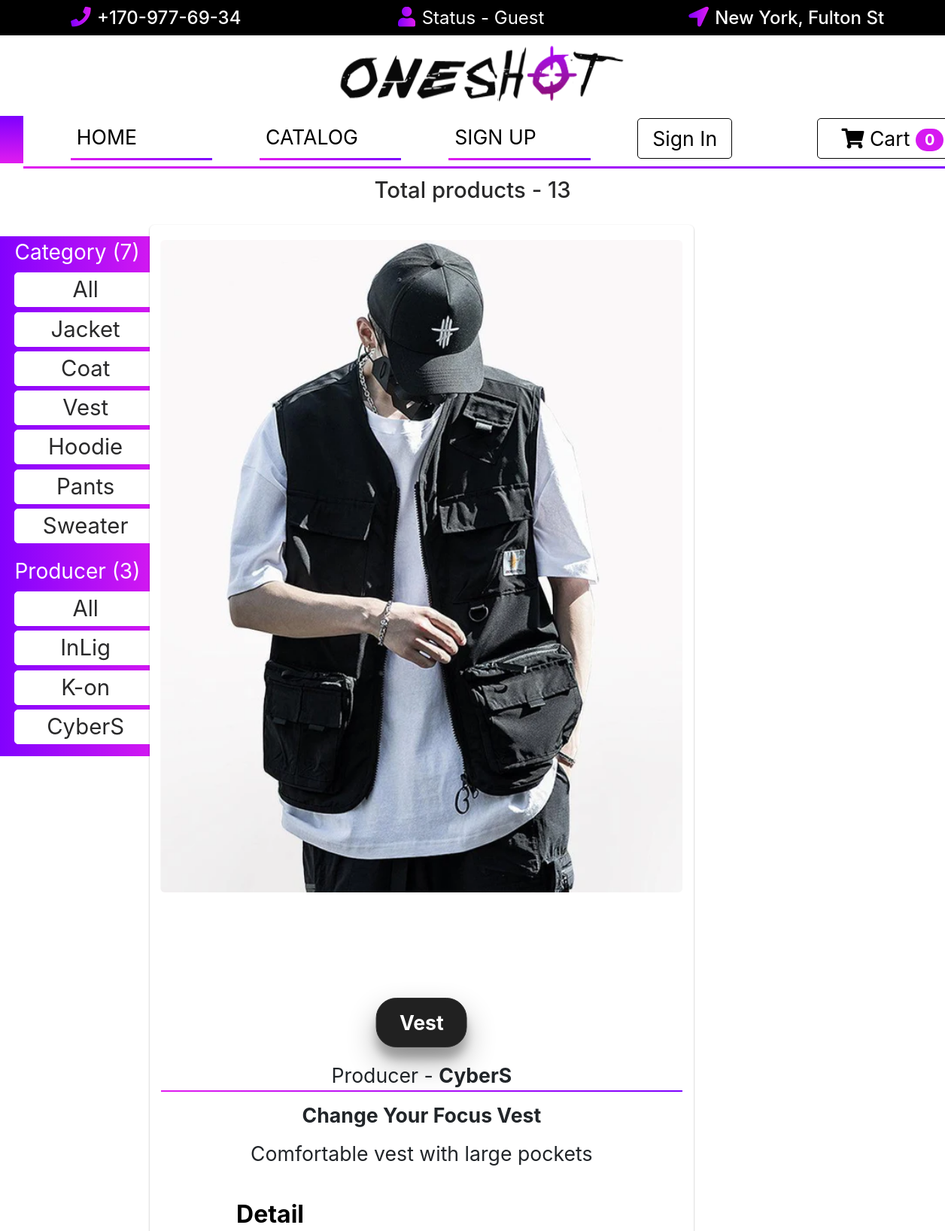
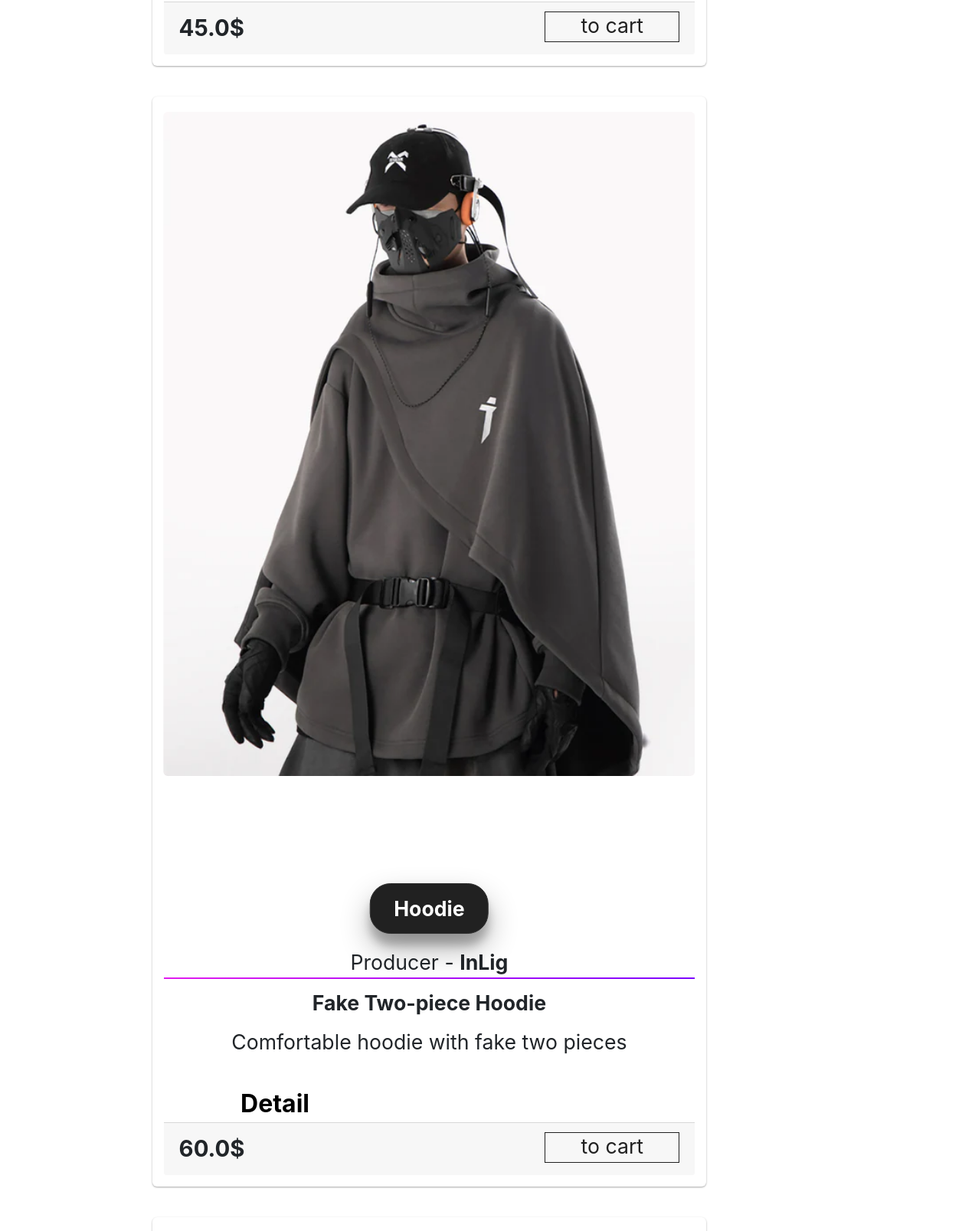
Page /catalog/?page=2 (upper part) on the committed database (2 pictures, top to bottom).
### catalog/models.py (models this page shows, shortened)
class Product(models.Model):
    name = models.CharField(max_length=100)
    about = models.TextField(max_length=500)
    color = models.TextField(max_length=500, default="None")
    size = models.TextField(max_length=500, default='None')
    category = models.ForeignKey(Category, on_delete=models.CASCADE)          # Встановлюємо зв'язок між класами
    producer = models.ForeignKey(Producer, on_delete=models.CASCADE)          # Товар - Виробник - Категорія
    photo = models.FileField(upload_to='products/')
    price = models.FloatField()
    sort_by = models.CharField(max_length=100, default='None')

class Category(models.Model):
    name = models.CharField(max_length=100, unique=True)
    def __str__(self) -> str:
        return str(self.name)

class Producer(models.Model):
    name = models.CharField(max_length=100, unique=True)
    def __str__(self) -> str:
        return str(self.name)

### catalog/views.py (the view)
# urls.py: path('', index),
def index(request):
    transit_data = dict()
    transit_data['title'] = 'Каталог'
    all_products = Product.objects.all()
    transit_data['all_products'] = all_products
    all_category = Category.objects.all()
    transit_data['all_categories'] = all_category
    all_producer = Producer.objects.all()
    transit_data['all_producers'] = all_producer
    all_orders = Order.objects.filter(user_id=request.user.id)
    transit_data['user_orders'] = all_orders                                            # Відображення кошика
    transit_data['user_orders']: Order.objects.filter(user_id=request.user.id)
    products_count = len(all_products)  # Рахуємо кількість об'ектів у кожній моделі
    producer_count = len(all_producer)
    category_count = len(all_category)
    transit_data['products_count'] = len(all_products)
    transit_data['producer_count'] = len(all_producer)
    transit_data['category_count'] = len(all_category)
    paginator = Paginator(all_products, 8)
    page_number = request.GET.get('page')
    page_obj = paginator.get_page(page_number)
    transit_data['page_obj'] = page_obj
    return render(request, 'catalog/index.html', context=transit_data)

### templates/catalog/index.html (shortened to what this page needs)
{% extends '_layouts/base.html' %}
{% load static %}
{% block store %}
<h1 class="total-products">Total products - {{ products_count }}</h1>
  <div class="fil">
      <ul class="fil-div-1">
        <li class="filter-main" data-f="all">Category ({{ category_count }})</li><br>
        <li class="filter-li" data-f="all">All</li><br>
        <li class="filter-li" data-f="Jacket">Jacket</li><br>
        <li class="filter-li" data-f="Coat">Coat</li><br>
        <li class="filter-li" data-f="Vest">Vest</li><br>
        <li class="filter-li" data-f="Hoodie">Hoodie</li><br>
        <li class="filter-li" data-f="Pants">Pants</li><br>
        <li class="filter-li" data-f="Sweater">Sweater</li><br>
      </ul>
      <ul>
        <li class="filter-main" data-f="all">Producer ({{ producer_count }})</li><br>
        <li class="filter-li" data-f="all">All</li><br>
        <li class="filter-li" data-f="InLig">InLig</li><br>
        <li class="filter-li" data-f="K-on">K-on</li><br>
        <li class="filter-li" data-f="CyberS">CyberS</li><br>
      </ul>
  </div>
  <div class="container products_container">
    <div class="row product_card">
        {% for product in page_obj %}
            <div class="col-md-3 {{product.category}} category_box {{product.producer}} parent-div-add-btn element-animation">
              <div class="wsk-cp-product">
                <div class="wsk-cp-img">
                  <img src="/media/{{product.photo}}" alt="" class="img-responsive" />
                </div>
                <div class="wsk-cp-text">
                  <div class="category">
                    <span>{{product.category}}</span>
                  </div>
                  <div class="producer">Producer - <b>{{product.producer}}</b></div>
                  <div class="title-product">
                    <h3>{{product.name}}</h3>
                  </div>
                  <div class="description-prod">
                    <p>{{product.about}}</p>
                  </div>
                  <a href="/catalog/detail/{{ product.id }}"  class="btn-detail-shop">Detail</a>
                  <div class="card-footer">
                    <div class="wcf-left"><span class="price">{{product.price}}$</span></div>
                    <div class="wcf-right">
                      <a href="#"  class="add-to-cart-btn btn-add-catalog">to cart</a>
                    </div>
                  </div>
                </div>
              </div>
            </div>
        {% endfor %}
    </div>
  </div>
{% endblock store %}

### rows in the picture
Product: photo (picture), category "Vest", producer "CyberS", name "Change Your Focus Vest", about "Comfortable vest with large pockets", price "45.0"
Product: photo (picture), category "Hoodie", producer "InLig", name "Fake Two-piece Hoodie", about "Comfortable hoodie with fake two pieces", price "60.0"

### other values in the picture
{{ products_count }} "13"
{{ category_count }} "7"
{{ producer_count }} "3"
